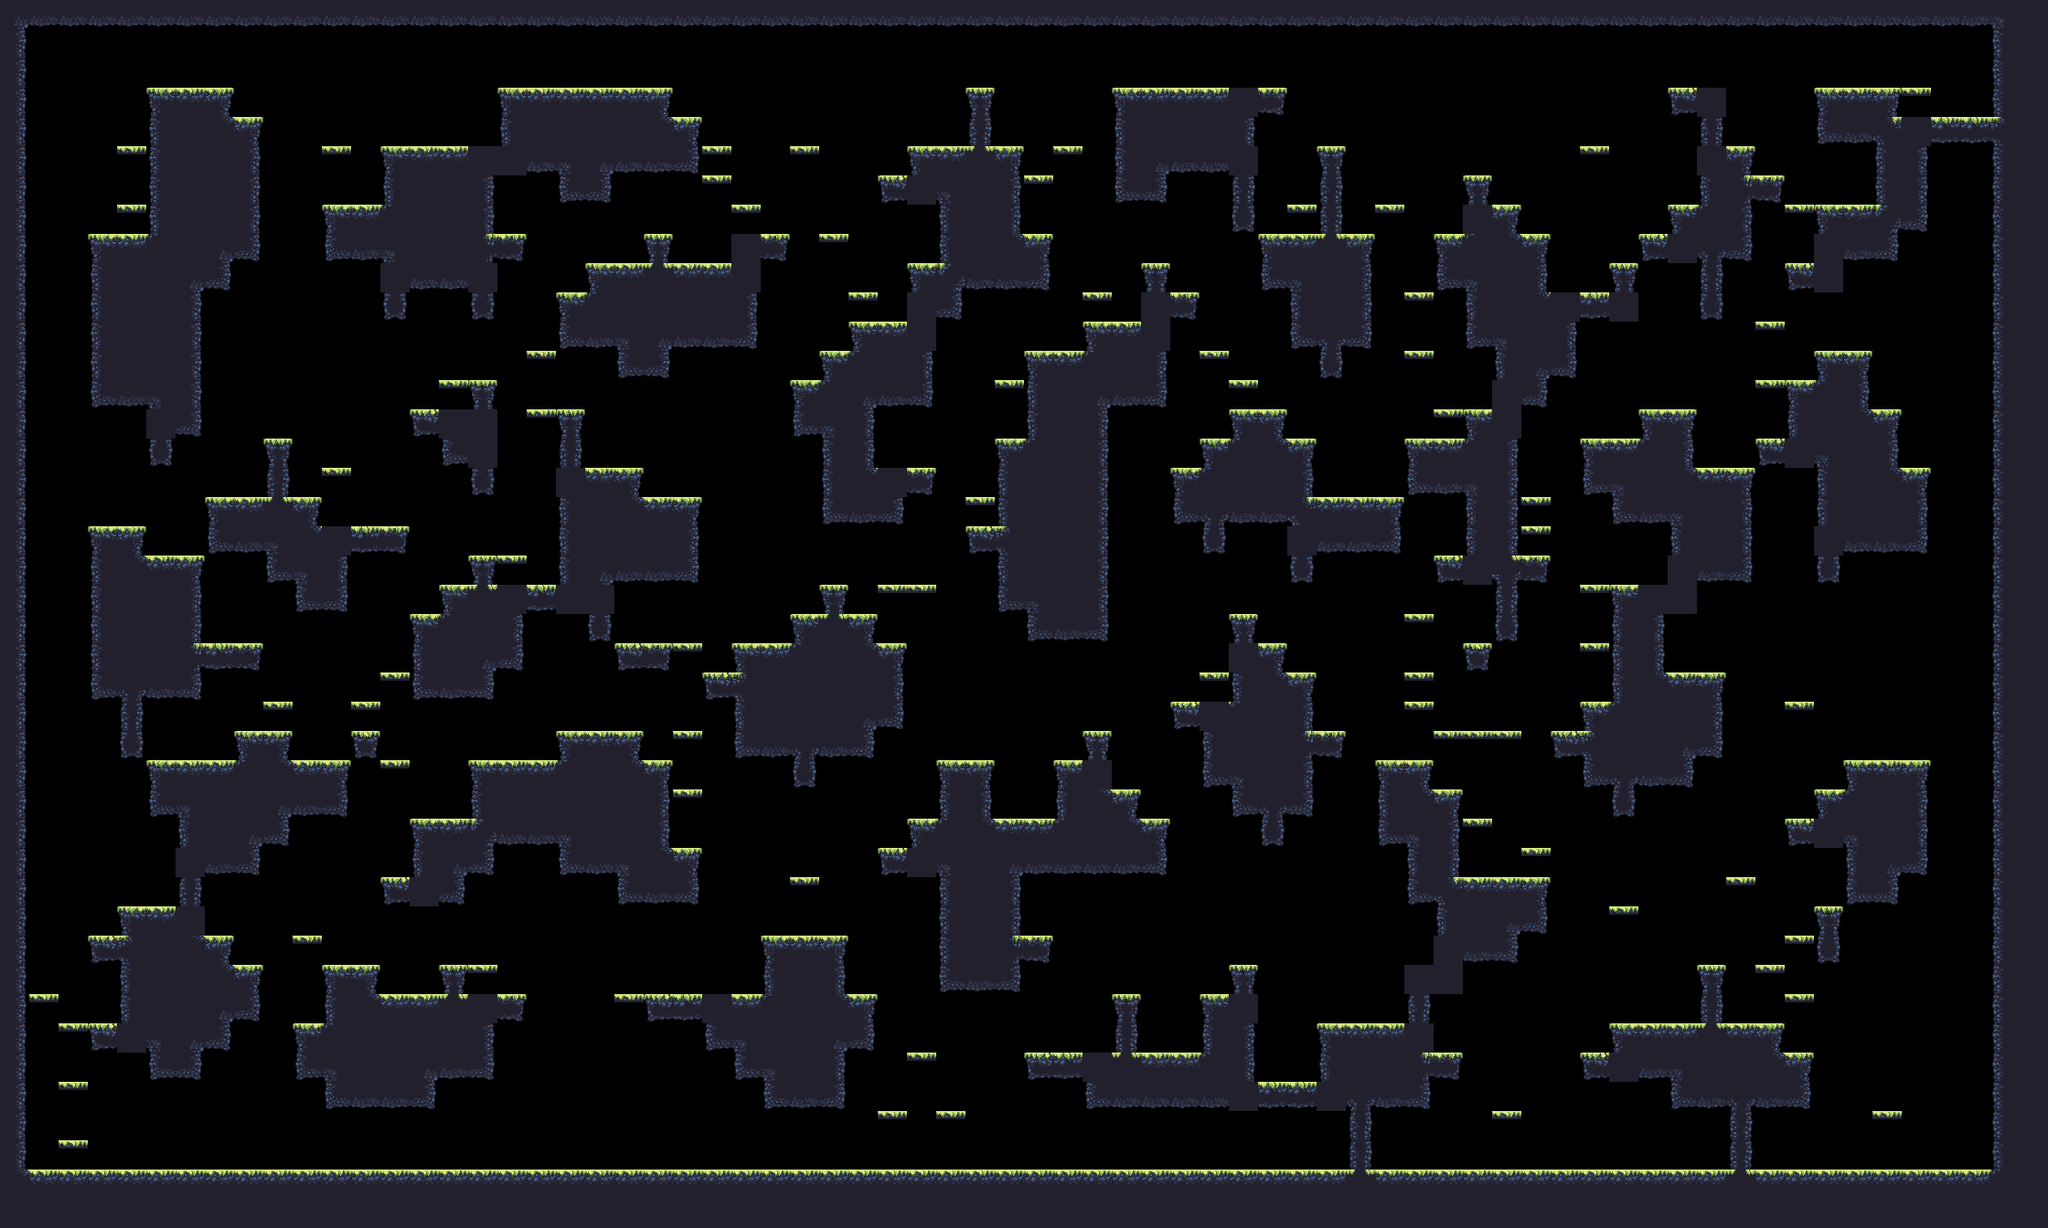

This game map was drawn from its Tiled (.tmx) file and the tilesets committed beside it. A one-line description and the trimmed map source follow:
An orthogonal 70x42 tile map with 32x32 px tiles, 1 tile layer (main) and 17 objects (9x spawn, spawnPlayer0, spawnCrown0, spawnPlayer1, spawnCrown1, ...).

<map compressionlevel="0" height="42" infinite="0" nextlayerid="3" nextobjectid="4" orientation="orthogonal" renderorder="right-down" tiledversion="1.3.2" tileheight="32" tilewidth="32" version="1.2" width="70">
 <tileset firstgid="1" source="forest_summer_tile_set.tsx" />
 <layer height="42" id="1" name="main" width="70">
  <data>[2940 cells, 1282 non-empty, 28 distinct tile ids]</data>
 </layer>
 <objectgroup><object id="1" name="spawnPlayer0" x="128" y="208.0" /><object id="2" name="spawnCrown0" x="352" y="176.0" /><object id="3" name="spawnPlayer1" x="2144" y="80.0" /><object id="4" name="spawnCrown1" x="1920" y="112.0" /><object id="5" name="spawnPlayer2" x="128" y="1232.0" /><object id="6" name="spawnCrown2" x="96" y="1232.0" /><object id="7" name="spawnPlayer3" x="2080" y="1232.0" /><object id="8" name="spawnCrown3" x="2112" y="1232.0" /><object id="9" name="spawn" x="1024" y="112.0" /><object id="10" name="spawn" x="384" y="176.0" /><object id="11" name="spawn" x="1024" y="1232.0" /><object id="12" name="spawn" x="1184" y="752.0" /><object id="13" name="spawn" x="2080" y="400.0" /><object id="14" name="spawn" x="384" y="176.0" /><object id="15" name="spawn" x="1280" y="720.0" /><object id="16" name="spawn" x="576" y="1232.0" /><object id="17" name="spawn" x="992" y="848.0" /></objectgroup></map>
